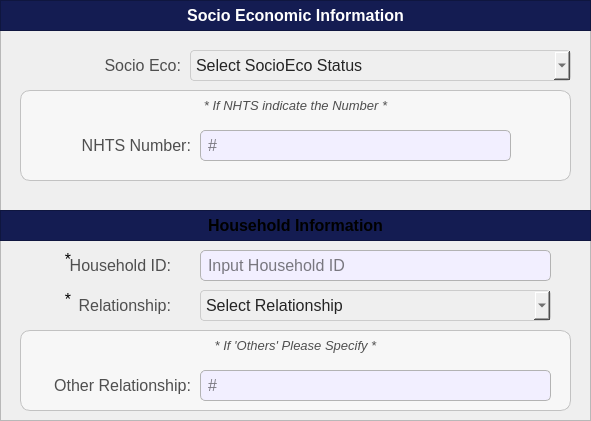
  <widget class="QFrame" name="basePopUpBodyFrame_2">
   <property name="geometry">
    <rect>
     <x>20</x>
     <y>60</y>
     <width>591</width>
     <height>421</height>
    </rect>
   </property>
   <property name="styleSheet">
    <string notr="true">#basePopUpBodyFrame_2 {
	background-color: rgb(247, 247, 247);
	border: 1px solid rgb(194, 194, 194);
	border-radius: 10px;
}</string>
   </property>
   <property name="frameShape">
    <enum>QFrame::Shape::StyledPanel</enum>
   </property>
   <property name="frameShadow">
    <enum>QFrame::Shadow::Raised</enum>
   </property>
   <widget class="QFrame" name="basePopUpTitleFrame_2">
    <property name="geometry">
     <rect>
      <x>0</x>
      <y>0</y>
      <width>591</width>
      <height>31</height>
     </rect>
    </property>
    <property name="styleSheet">
     <string notr="true">#basePopUpTitleFrame_2 {
	background-color: #141c52;
}</string>
    </property>
    <property name="frameShape">
     <enum>QFrame::Shape::StyledPanel</enum>
    </property>
    <property name="frameShadow">
     <enum>QFrame::Shadow::Raised</enum>
    </property>
    <widget class="QLabel" name="label_title">
     <property name="geometry">
      <rect>
       <x>0</x>
       <y>0</y>
       <width>591</width>
       <height>31</height>
      </rect>
     </property>
     <property name="font">
      <font>
       <family>Arial</family>
       <pointsize>12</pointsize>
       <bold>true</bold>
      </font>
     </property>
     <property name="styleSheet">
      <string notr="true">#label_title{
	background-color:transparent;
	color: rgb(255, 255, 255);
}</string>
     </property>
     <property name="text">
      <string>Socio Economic Information</string>
     </property>
     <property name="alignment">
      <set>Qt::AlignmentFlag::AlignCenter</set>
     </property>
    </widget>
   </widget>
   <widget class="QComboBox" name="register_citizen_comboBox_SocEcoStat">
    <property name="geometry">
     <rect>
      <x>190</x>
      <y>50</y>
      <width>381</width>
      <height>31</height>
     </rect>
    </property>
    <property name="font">
     <font>
      <family>Arial</family>
      <pointsize>12</pointsize>
     </font>
    </property>
    <property name="styleSheet">
     <string notr="true">#register_citizen_comboBox_SocEcoStat{
	background-color: rgb(239, 239, 239); /* Correct property name */
    color: #242424; /* Set text color to black for better contrast */
    border: 1px solid #ccc; /* Optional: Add a light border */
    padding: 5px; /* Optional: Add some padding */
    border-radius: 4px; /* Optional: Rounded corners */
}</string>
    </property>
    <property name="placeholderText">
     <string>Select SocioEco Status</string>
    </property>
    <property name="duplicatesEnabled">
     <bool>false</bool>
    </property>
    <item>
     <property name="text">
      <string>NHTS 4Ps</string>
     </property>
    </item>
    <item>
     <property name="text">
      <string>NHTS Non-4Ps</string>
     </property>
    </item>
    <item>
     <property name="text">
      <string>Non NHTS</string>
     </property>
    </item>
   </widget>
   <widget class="QLabel" name="register_citizen_labelSocEcoStat">
    <property name="geometry">
     <rect>
      <x>30</x>
      <y>50</y>
      <width>151</width>
      <height>31</height>
     </rect>
    </property>
    <property name="font">
     <font>
      <family>Arial</family>
      <pointsize>12</pointsize>
     </font>
    </property>
    <property name="styleSheet">
     <string notr="true">#register_citizen_labelSocEcoStat {
	background-color: transparent;
	color: #4f4f4f;
}
</string>
    </property>
    <property name="text">
     <string>Socio Eco:</string>
    </property>
    <property name="alignment">
     <set>Qt::AlignmentFlag::AlignRight|Qt::AlignmentFlag::AlignTrailing|Qt::AlignmentFlag::AlignVCenter</set>
    </property>
   </widget>
   <widget class="QFrame" name="basePopUpBodyFrame_4">
    <property name="geometry">
     <rect>
      <x>20</x>
      <y>90</y>
      <width>551</width>
      <height>91</height>
     </rect>
    </property>
    <property name="styleSheet">
     <string notr="true">#basePopUpBodyFrame_4 {
	background-color: rgb(247, 247, 247);
	border: 1px solid rgb(194, 194, 194);
	border-radius: 10px;
}</string>
    </property>
    <property name="frameShape">
     <enum>QFrame::Shape::StyledPanel</enum>
    </property>
    <property name="frameShadow">
     <enum>QFrame::Shadow::Raised</enum>
    </property>
    <widget class="QLabel" name="labelNote_3">
     <property name="geometry">
      <rect>
       <x>0</x>
       <y>0</y>
       <width>551</width>
       <height>31</height>
      </rect>
     </property>
     <property name="font">
      <font>
       <family>Arial</family>
       <pointsize>10</pointsize>
       <italic>true</italic>
       <bold>false</bold>
      </font>
     </property>
     <property name="styleSheet">
      <string notr="true">#labelNote_3 {
	background-color: transparent;
	color: #4f4f4f;
}
</string>
     </property>
     <property name="text">
      <string>* If NHTS indicate the Number *</string>
     </property>
     <property name="alignment">
      <set>Qt::AlignmentFlag::AlignCenter</set>
     </property>
    </widget>
    <widget class="QLabel" name="register_citizen_labelNHTSNum">
     <property name="geometry">
      <rect>
       <x>10</x>
       <y>40</y>
       <width>161</width>
       <height>31</height>
      </rect>
     </property>
     <property name="font">
      <font>
       <family>Arial</family>
       <pointsize>12</pointsize>
       <bold>false</bold>
      </font>
     </property>
     <property name="styleSheet">
      <string notr="true">#register_citizen_labelNHTSNum {
	background-color: transparent;
	color: #4f4f4f;
}
</string>
     </property>
     <property name="text">
      <string>NHTS Number:</string>
     </property>
     <property name="alignment">
      <set>Qt::AlignmentFlag::AlignRight|Qt::AlignmentFlag::AlignTrailing|Qt::AlignmentFlag::AlignVCenter</set>
     </property>
    </widget>
    <widget class="QLineEdit" name="register_citizen_NHTSNum">
     <property name="geometry">
      <rect>
       <x>180</x>
       <y>40</y>
       <width>311</width>
       <height>31</height>
      </rect>
     </property>
     <property name="font">
      <font>
       <family>Arial</family>
       <pointsize>12</pointsize>
      </font>
     </property>
     <property name="styleSheet">
      <string notr="true">#register_citizen_NHTSNum{
	border: 1px solid #b3b3b3;  /* Black border */
    border-radius: 5px;        /* Rounded corners */
    padding: 5px;               /* Inner spacing */
    background-color: #f2efff;  /* Gray background */
    color: #000000; 
}

</string>
     </property>
     <property name="text">
      <string/>
     </property>
     <property name="maxLength">
      <number>30</number>
     </property>
     <property name="placeholderText">
      <string>#</string>
     </property>
    </widget>
   </widget>
   <widget class="QFrame" name="basePopUpTitleFrame_4">
    <property name="geometry">
     <rect>
      <x>0</x>
      <y>210</y>
      <width>591</width>
      <height>31</height>
     </rect>
    </property>
    <property name="styleSheet">
     <string notr="true">#basePopUpTitleFrame_4 {
	background-color: #141c52;
}</string>
    </property>
    <property name="frameShape">
     <enum>QFrame::Shape::StyledPanel</enum>
    </property>
    <property name="frameShadow">
     <enum>QFrame::Shadow::Raised</enum>
    </property>
    <widget class="QLabel" name="label_title_2">
     <property name="geometry">
      <rect>
       <x>0</x>
       <y>0</y>
       <width>591</width>
       <height>31</height>
      </rect>
     </property>
     <property name="font">
      <font>
       <family>Arial</family>
       <pointsize>12</pointsize>
       <bold>true</bold>
      </font>
     </property>
     <property name="styleSheet">
      <string notr="true">#label_title{
	background-color:transparent;
	color: rgb(255, 255, 255);
}</string>
     </property>
     <property name="text">
      <string>Household Information</string>
     </property>
     <property name="alignment">
      <set>Qt::AlignmentFlag::AlignCenter</set>
     </property>
    </widget>
   </widget>
   <widget class="QLabel" name="register_citizen_labelHouseholdID">
    <property name="geometry">
     <rect>
      <x>40</x>
      <y>250</y>
      <width>131</width>
      <height>31</height>
     </rect>
    </property>
    <property name="font">
     <font>
      <family>Arial</family>
      <pointsize>12</pointsize>
     </font>
    </property>
    <property name="styleSheet">
     <string notr="true">#register_citizen_labelHouseholdID {
	background-color: transparent;
	color: #4f4f4f;
}
</string>
    </property>
    <property name="text">
     <string>Household ID:</string>
    </property>
    <property name="alignment">
     <set>Qt::AlignmentFlag::AlignRight|Qt::AlignmentFlag::AlignTrailing|Qt::AlignmentFlag::AlignVCenter</set>
    </property>
   </widget>
   <widget class="QLineEdit" name="register_citizen_HouseholdID">
    <property name="geometry">
     <rect>
      <x>200</x>
      <y>250</y>
      <width>351</width>
      <height>31</height>
     </rect>
    </property>
    <property name="font">
     <font>
      <family>Arial</family>
      <pointsize>12</pointsize>
     </font>
    </property>
    <property name="styleSheet">
     <string notr="true">#register_citizen_HouseholdID{
	border: 1px solid #b3b3b3;  /* Black border */
    border-radius: 5px;        /* Rounded corners */
    padding: 5px;               /* Inner spacing */
    background-color: #f2efff;  /* Gray background */
    color: #000000; 
}

</string>
    </property>
    <property name="text">
     <string/>
    </property>
    <property name="maxLength">
     <number>30</number>
    </property>
    <property name="placeholderText">
     <string>Input Household ID</string>
    </property>
   </widget>
   <widget class="QComboBox" name="register_citizen_comboBox_Relationship">
    <property name="geometry">
     <rect>
      <x>200</x>
      <y>290</y>
      <width>351</width>
      <height>31</height>
     </rect>
    </property>
    <property name="font">
     <font>
      <family>Arial</family>
      <pointsize>12</pointsize>
     </font>
    </property>
    <property name="styleSheet">
     <string notr="true">#register_citizen_comboBox_Relationship{
	background-color: rgb(239, 239, 239); /* Correct property name */
    color: #242424; /* Set text color to black for better contrast */
    border: 1px solid #ccc; /* Optional: Add a light border */
    padding: 5px; /* Optional: Add some padding */
    border-radius: 4px; /* Optional: Rounded corners */
}</string>
    </property>
    <property name="placeholderText">
     <string>Select Relationship</string>
    </property>
    <property name="duplicatesEnabled">
     <bool>false</bool>
    </property>
    <item>
     <property name="text">
      <string>Head</string>
     </property>
    </item>
    <item>
     <property name="text">
      <string>Spouse</string>
     </property>
    </item>
    <item>
     <property name="text">
      <string>Son</string>
     </property>
    </item>
    <item>
     <property name="text">
      <string>Daugther</string>
     </property>
    </item>
    <item>
     <property name="text">
      <string>Others</string>
     </property>
    </item>
   </widget>
   <widget class="QLabel" name="register_citizen_labelHouseholdRelationship">
    <property name="geometry">
     <rect>
      <x>40</x>
      <y>290</y>
      <width>131</width>
      <height>31</height>
     </rect>
    </property>
    <property name="font">
     <font>
      <family>Arial</family>
      <pointsize>12</pointsize>
     </font>
    </property>
    <property name="styleSheet">
     <string notr="true">#register_citizen_labelHouseholdRelationship {
	background-color: transparent;
	color: #4f4f4f;
}
</string>
    </property>
    <property name="text">
     <string>Relationship:</string>
    </property>
    <property name="alignment">
     <set>Qt::AlignmentFlag::AlignRight|Qt::AlignmentFlag::AlignTrailing|Qt::AlignmentFlag::AlignVCenter</set>
    </property>
   </widget>
   <widget class="QFrame" name="basePopUpBodyFrame_5">
    <property name="geometry">
     <rect>
      <x>20</x>
      <y>330</y>
      <width>551</width>
      <height>81</height>
     </rect>
    </property>
    <property name="styleSheet">
     <string notr="true">#basePopUpBodyFrame_5 {
	background-color: rgb(247, 247, 247);
	border: 1px solid rgb(194, 194, 194);
	border-radius: 10px;
}</string>
    </property>
    <property name="frameShape">
     <enum>QFrame::Shape::StyledPanel</enum>
    </property>
    <property name="frameShadow">
     <enum>QFrame::Shadow::Raised</enum>
    </property>
    <widget class="QLabel" name="labelNote_4">
     <property name="geometry">
      <rect>
       <x>0</x>
       <y>0</y>
       <width>551</width>
       <height>31</height>
      </rect>
     </property>
     <property name="font">
      <font>
       <family>Arial</family>
       <pointsize>10</pointsize>
       <italic>true</italic>
       <bold>false</bold>
      </font>
     </property>
     <property name="styleSheet">
      <string notr="true">#labelNote_4 {
	background-color: transparent;
	color: #4f4f4f;
}
</string>
     </property>
     <property name="text">
      <string>* If 'Others' Please Specify *</string>
     </property>
     <property name="alignment">
      <set>Qt::AlignmentFlag::AlignCenter</set>
     </property>
    </widget>
    <widget class="QLabel" name="register_citizen_labelHouseholdRelationshipOther">
     <property name="geometry">
      <rect>
       <x>10</x>
       <y>40</y>
       <width>161</width>
       <height>31</height>
      </rect>
     </property>
     <property name="font">
      <font>
       <family>Arial</family>
       <pointsize>12</pointsize>
       <bold>false</bold>
      </font>
     </property>
     <property name="styleSheet">
      <string notr="true">#register_citizen_labelHouseholdRelationshipOther {
	background-color: transparent;
	color: #4f4f4f;
}
</string>
     </property>
     <property name="text">
      <string>Other Relationship:</string>
     </property>
     <property name="alignment">
      <set>Qt::AlignmentFlag::AlignRight|Qt::AlignmentFlag::AlignTrailing|Qt::AlignmentFlag::AlignVCenter</set>
     </property>
    </widget>
    <widget class="QLineEdit" name="register_citizen_HouseholdRelationshipOther">
     <property name="geometry">
      <rect>
       <x>180</x>
       <y>40</y>
       <width>351</width>
       <height>31</height>
      </rect>
     </property>
     <property name="font">
      <font>
       <family>Arial</family>
       <pointsize>12</pointsize>
      </font>
     </property>
     <property name="styleSheet">
      <string notr="true">#register_citizen_HouseholdRelationshipOther{
	border: 1px solid #b3b3b3;  /* Black border */
    border-radius: 5px;        /* Rounded corners */
    padding: 5px;               /* Inner spacing */
    background-color: #f2efff;  /* Gray background */
    color: #000000; 
}

</string>
     </property>
     <property name="text">
      <string/>
     </property>
     <property name="maxLength">
      <number>30</number>
     </property>
     <property name="placeholderText">
      <string>#</string>
     </property>
    </widget>
   </widget>
   <widget class="QLabel" name="label_req_8">
    <property name="geometry">
     <rect>
      <x>60</x>
      <y>250</y>
      <width>16</width>
      <height>20</height>
     </rect>
    </property>
    <property name="font">
     <font>
      <family>Arial</family>
      <pointsize>12</pointsize>
      <bold>false</bold>
     </font>
    </property>
    <property name="styleSheet">
     <string notr="true">#label_req_7 {
	background-color: transparent;
	color: red;
}
</string>
    </property>
    <property name="text">
     <string>*</string>
    </property>
    <property name="alignment">
     <set>Qt::AlignmentFlag::AlignHCenter|Qt::AlignmentFlag::AlignTop</set>
    </property>
   </widget>
   <widget class="QLabel" name="label_req_9">
    <property name="geometry">
     <rect>
      <x>60</x>
      <y>290</y>
      <width>16</width>
      <height>20</height>
     </rect>
    </property>
    <property name="font">
     <font>
      <family>Arial</family>
      <pointsize>12</pointsize>
      <bold>false</bold>
     </font>
    </property>
    <property name="styleSheet">
     <string notr="true">#label_req_7 {
	background-color: transparent;
	color: red;
}
</string>
    </property>
    <property name="text">
     <string>*</string>
    </property>
    <property name="alignment">
     <set>Qt::AlignmentFlag::AlignHCenter|Qt::AlignmentFlag::AlignTop</set>
    </property>
   </widget>
  </widget>
